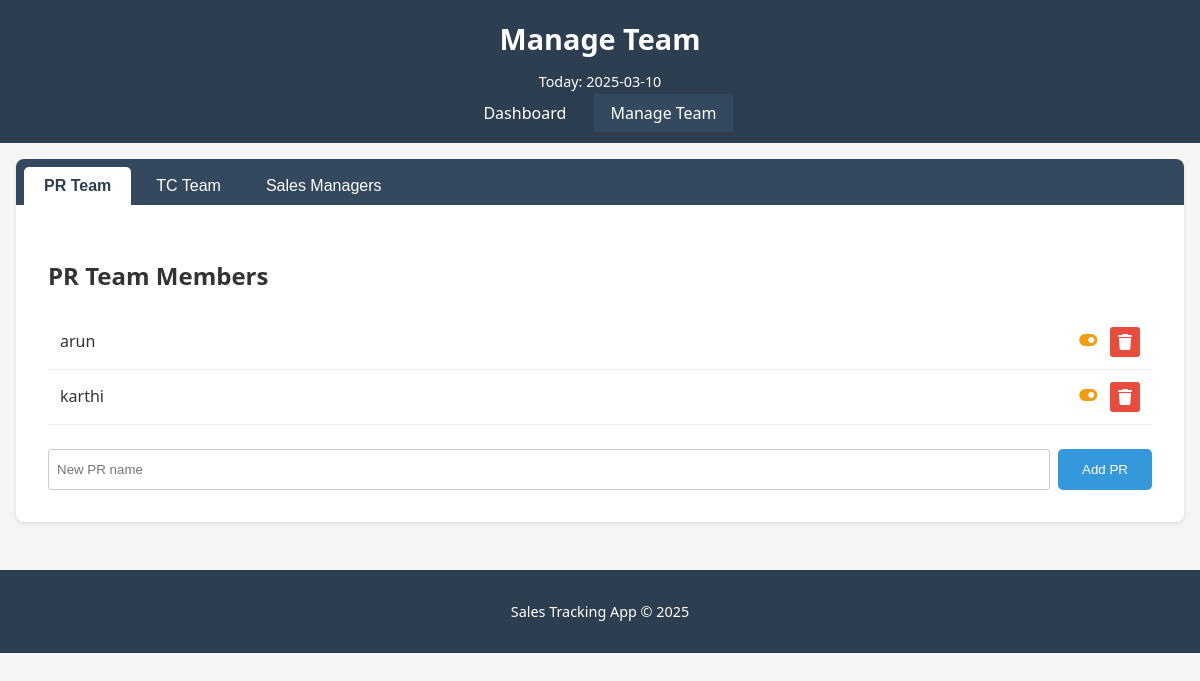
The app's page /team with its own data.
### app/models.py (models this page shows)
class TeamMember(db.Model):
    id = db.Column(db.Integer, primary_key=True)
    name = db.Column(db.String(100), nullable=False)
    role = db.Column(db.String(50), nullable=False)  # 'PR', 'TC', or 'SM' (Sales Manager)
    active = db.Column(db.Boolean, default=True)
    created_at = db.Column(db.DateTime, default=datetime.utcnow)

### app/routes/main.py (the view, shortened to what this page needs)
@bp.route('/team', methods=['GET', 'POST'])
def team():
    today = datetime.now().date()
    today_str = today.strftime('%Y-%m-%d')
    current_year = datetime.now().year
    pr_team = TeamMember.query.filter_by(role='PR').order_by(TeamMember.name).all()
    tc_team = TeamMember.query.filter_by(role='TC').order_by(TeamMember.name).all()
    sales_managers = TeamMember.query.filter_by(role='SM').order_by(TeamMember.name).all()
    return render_template('team.html',
                          pr_team=pr_team,
                          tc_team=tc_team,
                          sales_managers=sales_managers,
                          today=today_str,
                          current_year=current_year)

### run.py (called while the page is built)
@app.context_processor
def inject_now():
    return {'now': datetime.utcnow()}

### app/templates/team.html (shortened to what this page needs)
<!DOCTYPE html>
<html>
<head>
    <link rel="stylesheet" href="{{ url_for('static', filename='css/main.css') }}">
    <link rel="stylesheet" href="https://cdnjs.cloudflare.com/ajax/libs/font-awesome/6.0.0-beta3/css/all.min.css">
</head>
<body>
    <header>
        <h1>Manage Team</h1>
        <div class="date-display">Today: {{ today }}</div>
        <nav>
            <a href="{{ url_for('main.index') }}">Dashboard</a>
            <a href="{{ url_for('main.team') }}" class="active">Manage Team</a>
        </nav>
    </header>
    <main>
        <div class="team-container">
            <div class="team-tabs">
                <button class="team-tab-btn active" onclick="openTeamTab(event, 'pr-team-tab')">PR Team</button>
                <button class="team-tab-btn" onclick="openTeamTab(event, 'tc-team-tab')">TC Team</button>
                <button class="team-tab-btn" onclick="openTeamTab(event, 'sm-team-tab')">Sales Managers</button>
            </div>
            <div id="pr-team-tab" class="team-tab-content active">
                <div class="team-section">
                    <h2>PR Team Members</h2>
                    <div class="team-list">
                        {% for member in pr_team %}
                        <div class="team-member {{ 'inactive' if not member.active }}">
                            <span class="member-name">{{ member.name }}</span>
                            <div class="member-actions">
                                <form action="{{ url_for('main.team') }}" method="post" class="inline-form">
                                    <button type="submit" class="btn-icon {{ 'activate' if not member.active else 'deactivate' }}">
                                        <i class="fas {{ 'fa-toggle-off' if not member.active else 'fa-toggle-on' }}"></i>
                                    </button>
                                </form>
                                <form action="{{ url_for('main.team') }}" method="post" class="inline-form">
                                    <button type="submit" class="btn-icon delete" onclick="return confirm('Are you sure you want to delete this team member?')">
                                        <i class="fas fa-trash"></i>
                                    </button>
                                </form>
                            </div>
                        </div>
                        {% endfor %}
                    </div>
                    <form action="{{ url_for('main.team') }}" method="post" class="add-member-form">
                        <input type="text" name="name" placeholder="New PR name" required>
                        <button type="submit" class="btn-primary">Add PR</button>
                    </form>
                </div>
            </div>
        </div>
    </main>
    <footer>
        <p>Sales Tracking App &copy; {{ current_year }}</p>
    </footer>
</body>
</html>

### app/static/css/main.css (style rules this page uses)
body { font-family: 'Segoe UI', Tahoma, Geneva, Verdana, sans-serif; margin: 0; padding: 0; line-height: 1.6; color: #333; background-color: #f5f5f5; }
header { background-color: #2c3e50; color: #fff; padding: 1rem; text-align: center; position: sticky; top: 0; z-index: 100; }
header h1 { margin: 0; font-size: 1.8rem; }
.date-display { margin-top: 0.5rem; font-size: 0.9rem; }
nav { margin-top: 0.5rem; }
nav a { color: #fff; text-decoration: none; padding: 0.5rem 1rem; margin: 0 0.25rem; border-radius: 3px; }
nav a:hover, nav a.active { background-color: #34495e; }
main { max-width: 1400px; margin: 0 auto; padding: 1rem; }
footer { background-color: #2c3e50; color: #fff; text-align: center; padding: 1rem; margin-top: 2rem; font-size: 0.9rem; }
.tab-container, .team-container { background-color: white; border-radius: 8px; box-shadow: 0 2px 4px rgba(0,0,0,0.1); overflow: hidden; }
.tabs, .team-tabs { display: flex; background-color: #34495e; padding: 0.5rem 0.5rem 0 0.5rem; }
.tab-btn, .team-tab-btn { background-color: #34495e; color: white; border: none; padding: 10px 20px; cursor: pointer; font-size: 1rem; border-top-left-radius: 5px; border-top-right-radius: 5px; margin-right: 5px; }
.tab-btn.active, .team-tab-btn.active { background-color: white; color: #2c3e50; font-weight: bold; }
.tab-content, .team-tab-content { display: none; padding: 1rem; }
.tab-content.active, .team-tab-content.active { display: block; }
.btn-icon { background: none; border: none; cursor: pointer; font-size: 1rem; padding: 0.3rem; border-radius: 3px; display: inline-flex; align-items: center; justify-content: center; }
.btn-icon.delete { color: white; background-color: #e74c3c; width: 30px; height: 30px; }
.btn-icon.deactivate { color: #f39c12; }
.btn-primary { background-color: #3498db; color: white; border: none; padding: 0.5rem 1rem; border-radius: 3px; cursor: pointer; font-weight: 500; }
.team-section { padding: 1rem; }
.team-list { margin-bottom: 1.5rem; }
.team-member { display: flex; justify-content: space-between; align-items: center; padding: 0.75rem; border-bottom: 1px solid #eee; }
.member-name { font-weight: 500; }
.member-actions { display: flex; gap: 0.5rem; }
.add-member-form { display: flex; margin-top: 1rem; gap: 0.5rem; }
.add-member-form input { padding: 0.5rem; border: 1px solid #ccc; border-radius: 3px; flex-grow: 1; }
.btn-primary { background-color: #3498db; color: white; border: none; padding: 0.8rem 1.5rem; border-radius: 5px; cursor: pointer; font-weight: 500; transition: background-color 0.3s; }

### records on screen
TeamMember: name "arun", active True (drawn)
TeamMember: name "karthi", active True (drawn)

### other values on screen
{{ today }} "2025-03-10"
